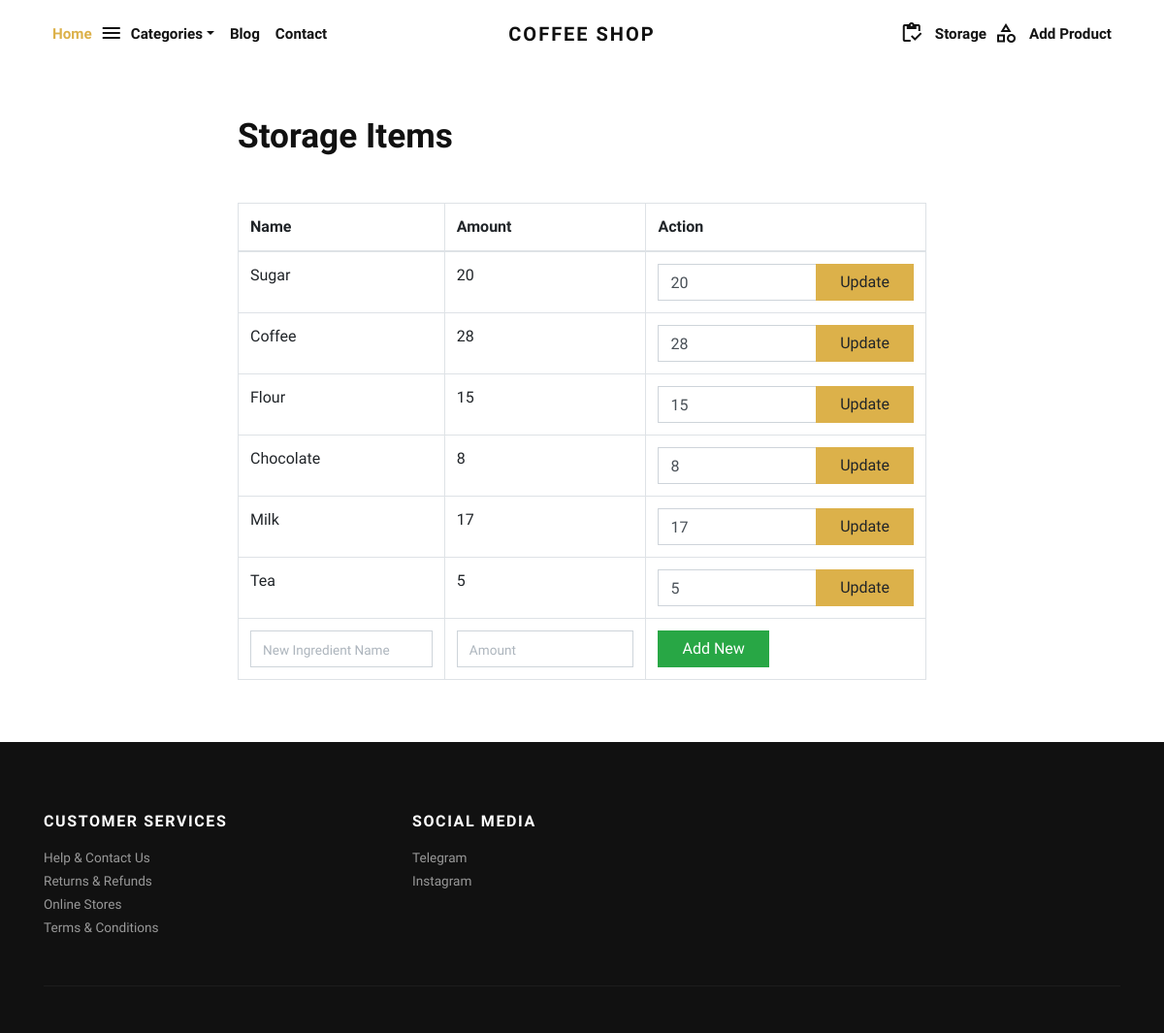
Before: /storage/ (signed in) with the older database file.
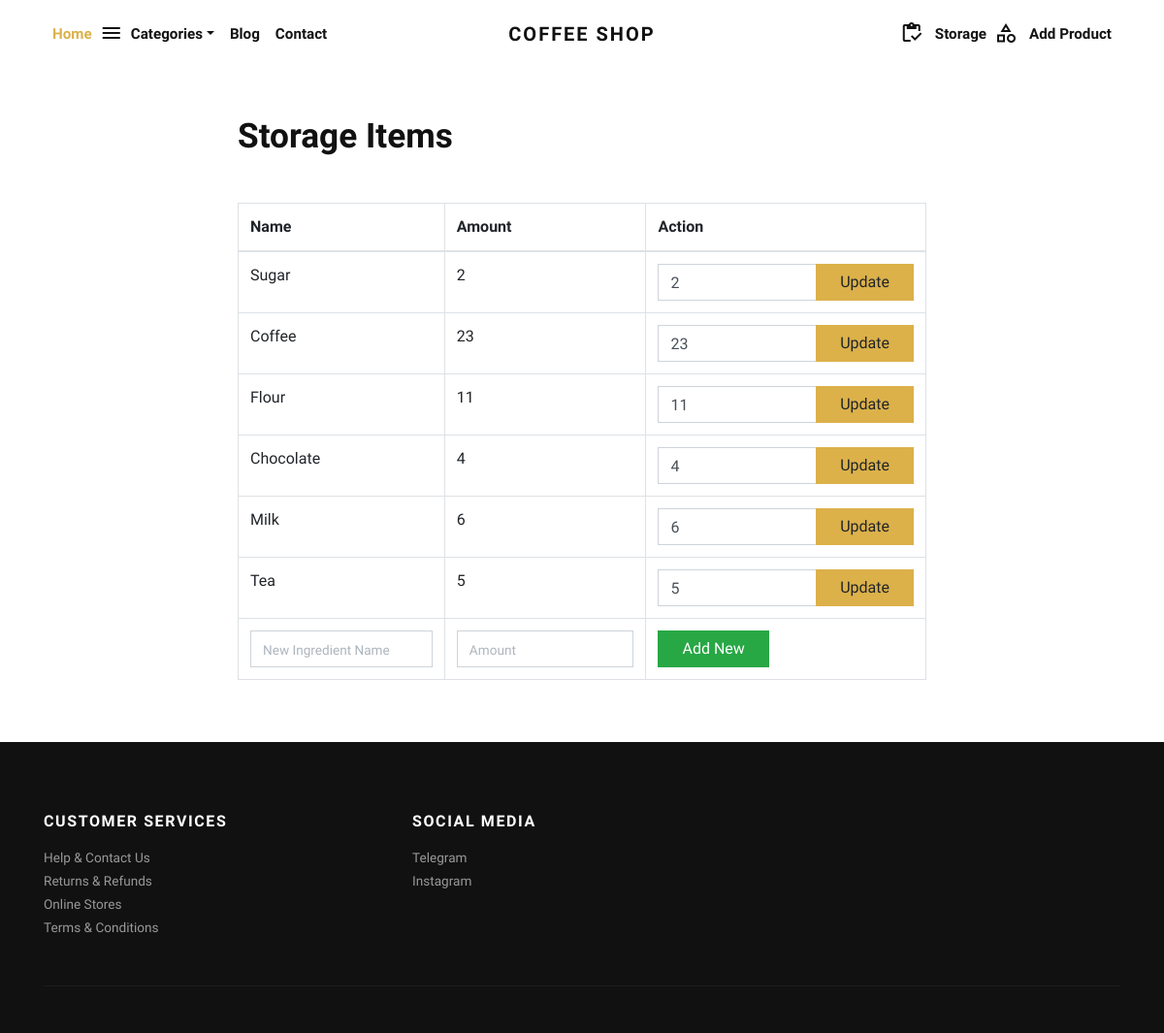
After: the same page with the newer database file.
### store/models.py (models this page shows)
class Storage(models.Model):
    name=models.CharField(max_length=255, verbose_name="Name")
    amount=models.IntegerField(verbose_name="Amount")

### store/views.py (the view, shortened to what this page needs)
# urls.py: path('storage/', views.storage, name="storage"),
@user_passes_test(lambda u: u.is_staff)
def storage(request):
    storage_items = Storage.objects.all()
    return render(request, 'storage.html', {'storage_items': storage_items})

### templates/storage.html (shortened to what this page needs)
{% extends 'base.html' %}
{% load static %}
{% block content %}
<div class="container py-5">
  <div class="col-md-8 offset-2">
    <h1 class="mb-5">Storage Items</h1>
    <table class="table table-bordered">
      <thead>
        <tr>
          <th>Name</th>
          <th>Amount</th>
          <th>Action</th>
        </tr>
      </thead>
      <tbody>
        {% for item in storage_items %}
        <tr>
          <td>{{ item.name }}</td>
          <td>{{ item.amount }}</td>
          <td>
            <form method="POST">
              <div class="input-group">
                <input type="number" name="new_amount" class="form-control" value="{{ item.amount }}">
                <div class="input-group-append">
                  <button type="submit" class="btn btn-primary">Update</button>
                </div>
              </div>
            </form>
          </td>
        </tr>
        {% endfor %}
        <tr>
          <form method="POST">
            <td>
              <input type="text" name="name" class="form-control" placeholder="New Ingredient Name">
            </td>
            <td>
              <input type="number" name="amount" class="form-control" placeholder="Amount">
            </td>
            <td>
              <button type="submit" class="btn btn-success">Add New</button>
            </td>
          </form>
        </tr>
      </tbody>
    </table>
  </div>
</div>
{% endblock %}

Changed rows visible on the page:
changed Storage "Sugar": amount "20" → "2"; new_amount "20" → "2"
changed Storage "Coffee": amount "28" → "23"; new_amount "28" → "23"
changed Storage "Flour": amount "15" → "11"; new_amount "15" → "11"
changed Storage "Chocolate": amount "8" → "4"; new_amount "8" → "4"
changed Storage "Milk": amount "17" → "6"; new_amount "17" → "6"
